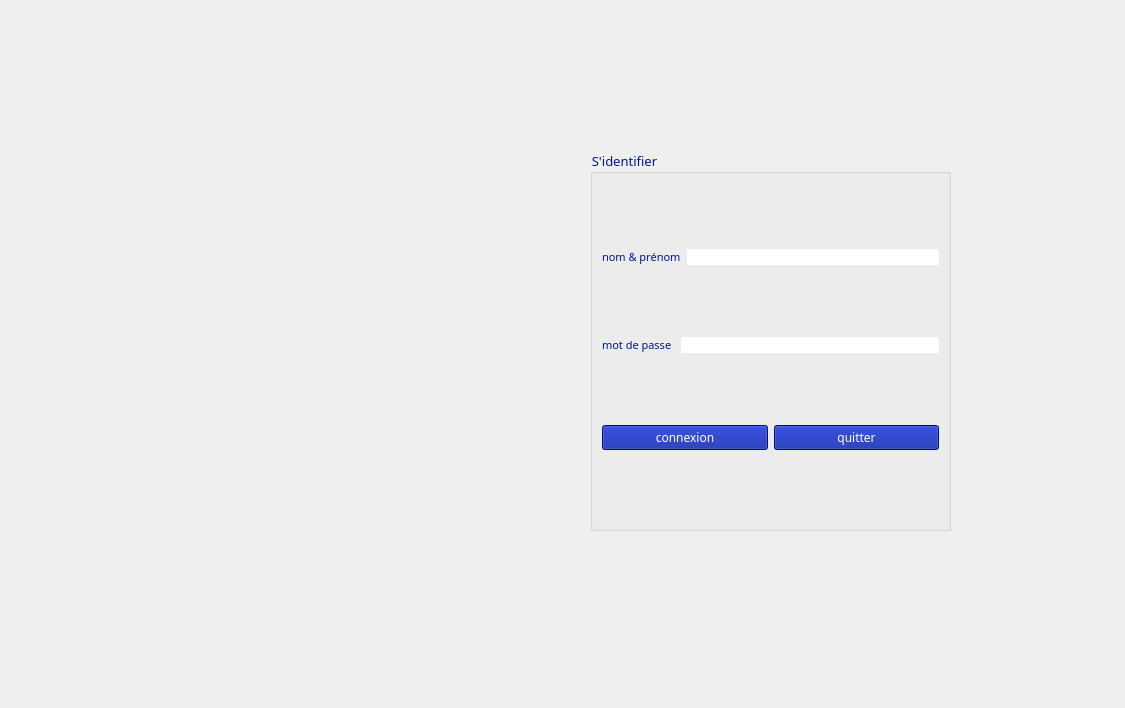
<?xml version="1.0" encoding="UTF-8"?>
<ui version="4.0">
 <class>MainWindow</class>
 <widget class="QMainWindow" name="MainWindow">
  <property name="geometry">
   <rect>
    <x>0</x>
    <y>0</y>
    <width>1125</width>
    <height>708</height>
   </rect>
  </property>
  <property name="windowTitle">
   <string>MainWindow</string>
  </property>
  <property name="styleSheet">
   <string notr="true"/>
  </property>
  <widget class="QWidget" name="centralwidget">
   <widget class="QGroupBox" name="groupBox">
    <property name="geometry">
     <rect>
      <x>590</x>
      <y>150</y>
      <width>361</width>
      <height>381</height>
     </rect>
    </property>
    <property name="font">
     <font>
      <family>Segoe UI Black</family>
      <pointsize>10</pointsize>
     </font>
    </property>
    <property name="styleSheet">
     <string notr="true">color: rgb(0, 21, 155);</string>
    </property>
    <property name="title">
     <string>S'identifier</string>
    </property>
    <layout class="QVBoxLayout" name="verticalLayout">
     <item>
      <layout class="QHBoxLayout" name="horizontalLayout">
       <item>
        <widget class="QLabel" name="label">
         <property name="font">
          <font>
           <family>Segoe UI Black</family>
           <pointsize>8</pointsize>
           <bold>true</bold>
          </font>
         </property>
         <property name="styleSheet">
          <string notr="true"/>
         </property>
         <property name="text">
          <string>&lt;html&gt;&lt;head/&gt;&lt;body&gt;&lt;p&gt;&lt;span style=&quot; font-weight:400; color:#00159b;&quot;&gt;nom &amp;amp; prénom&lt;/span&gt;&lt;/p&gt;&lt;/body&gt;&lt;/html&gt;</string>
         </property>
        </widget>
       </item>
       <item>
        <widget class="QLineEdit" name="nom">
         <property name="styleSheet">
          <string notr="true">background-color: rgb(255, 255, 255);
border-radius:10px;</string>
         </property>
        </widget>
       </item>
      </layout>
     </item>
     <item>
      <layout class="QHBoxLayout" name="horizontalLayout_2">
       <item>
        <widget class="QLabel" name="label_2">
         <property name="font">
          <font>
           <family>Segoe UI Black</family>
           <pointsize>8</pointsize>
          </font>
         </property>
         <property name="styleSheet">
          <string notr="true"/>
         </property>
         <property name="text">
          <string>&lt;html&gt;&lt;head/&gt;&lt;body&gt;&lt;p&gt;&lt;span style=&quot; color:#00159b;&quot;&gt;mot de passe &lt;/span&gt;&lt;/p&gt;&lt;/body&gt;&lt;/html&gt;</string>
         </property>
        </widget>
       </item>
       <item>
        <widget class="QLineEdit" name="mdp">
         <property name="styleSheet">
          <string notr="true">background-color: rgb(255, 255, 255);
border-radius:10px;</string>
         </property>
         <property name="echoMode">
          <enum>QLineEdit::EchoMode::Password</enum>
         </property>
        </widget>
       </item>
      </layout>
     </item>
     <item>
      <layout class="QHBoxLayout" name="horizontalLayout_3">
       <item>
        <widget class="QPushButton" name="connexion">
         <property name="minimumSize">
          <size>
           <width>0</width>
           <height>0</height>
          </size>
         </property>
         <property name="font">
          <font>
           <family>Segoe UI Black</family>
           <pointsize>9</pointsize>
           <italic>false</italic>
           <bold>false</bold>
          </font>
         </property>
         <property name="styleSheet">
          <string notr="true">background-color: rgb(0, 21, 155);
color: rgb(255, 255, 255);
</string>
         </property>
         <property name="text">
          <string>connexion</string>
         </property>
        </widget>
       </item>
       <item>
        <widget class="QPushButton" name="quitter">
         <property name="font">
          <font>
           <family>Segoe UI Black</family>
           <pointsize>9</pointsize>
           <italic>false</italic>
           <bold>false</bold>
          </font>
         </property>
         <property name="styleSheet">
          <string notr="true">background-color: rgb(0, 21, 155);
color: rgb(255, 255, 255);</string>
         </property>
         <property name="text">
          <string>quitter</string>
         </property>
        </widget>
       </item>
      </layout>
     </item>
    </layout>
   </widget>
   <widget class="QWidget" name="widget" native="true">
    <property name="geometry">
     <rect>
      <x>0</x>
      <y>0</y>
      <width>1131</width>
      <height>771</height>
     </rect>
    </property>
    <property name="styleSheet">
     <string notr="true">background-image: url(:/img/img/back.png);</string>
    </property>
   </widget>
   <zorder>widget</zorder>
   <zorder>groupBox</zorder>
  </widget>
  <widget class="QMenuBar" name="menubar">
   <property name="geometry">
    <rect>
     <x>0</x>
     <y>0</y>
     <width>1125</width>
     <height>25</height>
    </rect>
   </property>
  </widget>
 </widget>
 <resources/>
 <connections>
  <connection>
   <sender>quitter</sender>
   <signal>clicked()</signal>
   <receiver>MainWindow</receiver>
   <slot>close()</slot>
   <hints>
    <hint type="sourcelabel">
     <x>935</x>
     <y>500</y>
    </hint>
    <hint type="destinationlabel">
     <x>1028</x>
     <y>595</y>
    </hint>
   </hints>
  </connection>
 </connections>
</ui>
